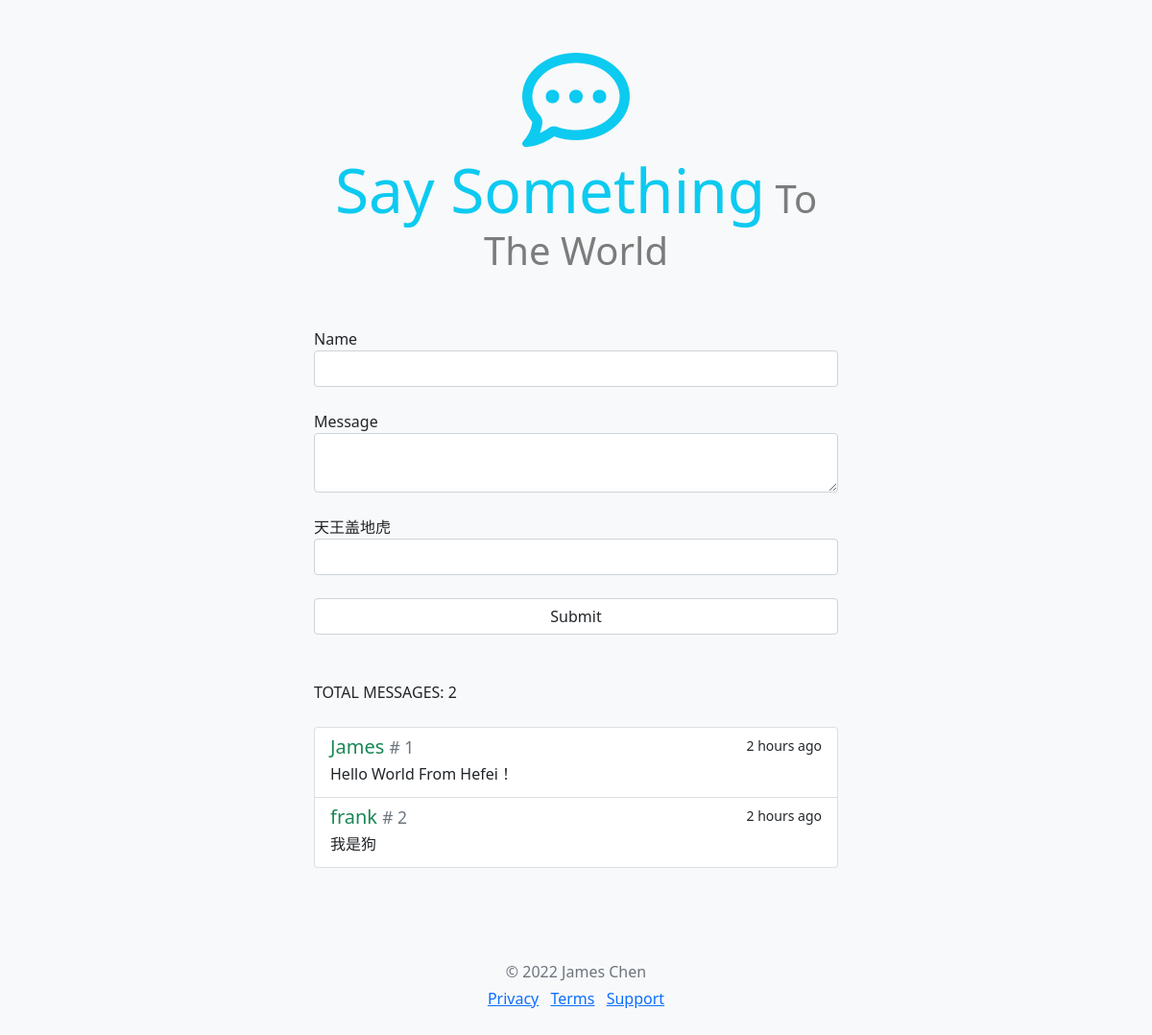
The page /index on the database as committed earlier.
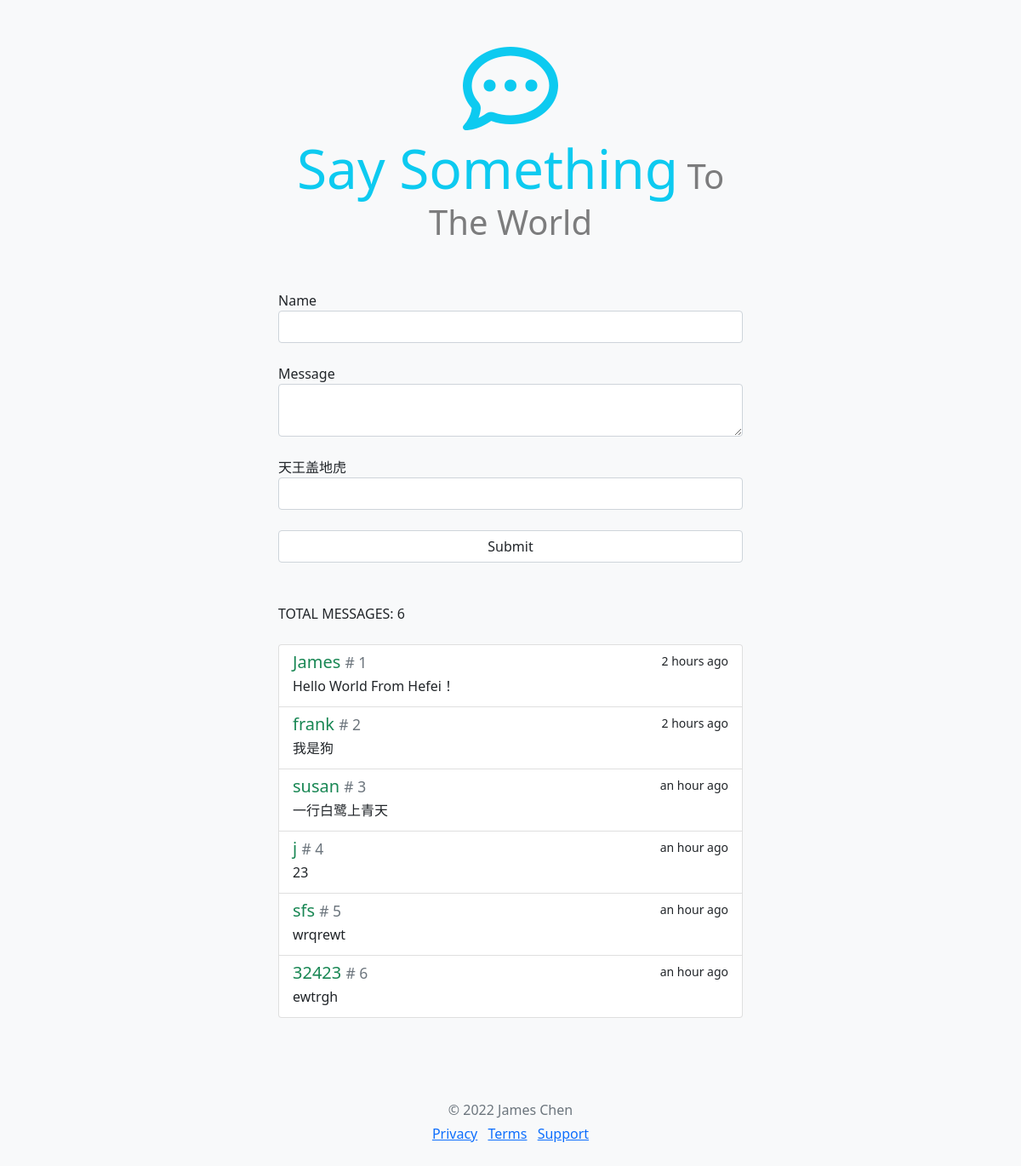
The same page on the database as committed later.
### app/models.py (models this page shows, shortened)
class User(db.Model):
    id = db.Column(db.Integer, primary_key=True)
    name = db.Column(db.String(64), index=True)
    message = db.Column(db.String(200))
    timestamp = db.Column(db.DateTime, index=True, default=datetime.utcnow())
    secret_code = db.Column(db.String(128))

### app/routes.py (the view, shortened to what this page needs)
@app.route('/', methods=['GET', 'POST'])
@app.route('/index', methods=['GET', 'POST'])
def index():
    form = HelloForm()
    messages = User.query.order_by(User.timestamp).all()
    return render_template('index.html', form=form, messages=messages)

### app/forms.py
class HelloForm(FlaskForm):
    name = StringField('Name', validators=[DataRequired()])
    message = TextAreaField('Message', validators=[DataRequired()])
    secret_code = StringField('天王盖地虎', validators=[DataRequired()])
    submit = SubmitField()

### app/templates/index.html (shortened to what this page needs)
{% extends 'base.html' %}
{% block main %}
    <form action="" method="post" novalidate>
        <div class="form-group">
            {{ form.name.label }}
            <br>
            {{ form.name(size=32, class_='form-control') }}
            <br>
        </div>
        <div class="form-group">
            {{ form.message.label }}
            <br>
            {{ form.message(size=200, class_='form-control') }}
            <br>
        </div>
        <div class="form-group">
            {{ form.secret_code.label }}
            <br>
            {{ form.secret_code(size=64, class_='form-control') }}
            <br>
        </div>
        <div class="form-group">
            {{ form.submit(class_='form-control') }}
        </div>
    </form>
    <div class="mb-4 mt-5">
        TOTAL MESSAGES: {{ messages | length }}
    </div>
    <div class="list-group">
        {% for message in messages %}
        <a class="list-group-item list-group-item-action flex-column">
            <div class="d-flex w-100 justify-content-between">
                <h5 class="mb-1 text-success">
                    {{ message.name }}
                    <small class="text-muted"># {{ message.id }}</small>
                </h5>
                <small>{{ moment(message.timestamp).fromNow() }}</small>
            </div>
            <p class="mb-1">{{ message.message }}</p>
        </a>
        {% endfor %}
    </div>
{% endblock %}

### app/templates/base.html (shortened to what this page needs)
<!doctype html>
<html lang="en">
<head>
    <link href="https://cdn.jsdelivr.net/npm/bootstrap@5.1.3/dist/css/bootstrap.min.css"
 rel="stylesheet">
</head>
<body class="bg-light">
<div class="container-md">
    <div class="row">
        <div class="col-md-6 mx-auto">
            <header>
                <div class="py-5 text-center">
                    <i class="fa-regular fa-comment-dots fa-7x text-info"></i>
                    <div class="">
                        <h1>
                            <span class="text-info display-3 title">Say Something</span>
                            <span class="text-black-50 fw-lighter">To The World</span>
                        </h1>
                    </div>
                </div>
            </header>
            {% block main %}{% endblock %}
            <footer class="my-5 pt-5 text-muted text-center text-small">
                <p class="mb-1">© 2022 James Chen</p>
                <ul class="list-inline">
                  <li class="list-inline-item"><a href="#">Privacy</a></li>
                  <li class="list-inline-item"><a href="#">Terms</a></li>
                  <li class="list-inline-item"><a href="#">Support</a></li>
                </ul>
            </footer>
        </div>
    </div>
</div>
</body>
</html>

Rows that differ between the two databases and show on the page:
added User: name "susan", id "3", timestamp "an hour ago", message "一行白鹭上青天"
added User: name "j", id "4", timestamp "an hour ago", message "23"
added User: name "sfs", id "5", timestamp "an hour ago", message "wrqrewt"
added User: name "32423", id "6", timestamp "an hour ago", message "ewtrgh"
Other text that changed with them:
{{ messages | length }}: "2" → "6"
